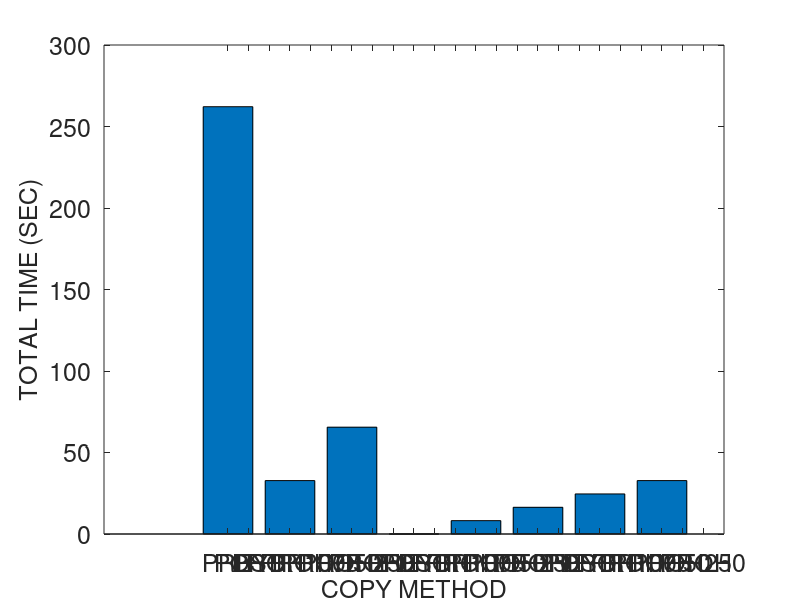
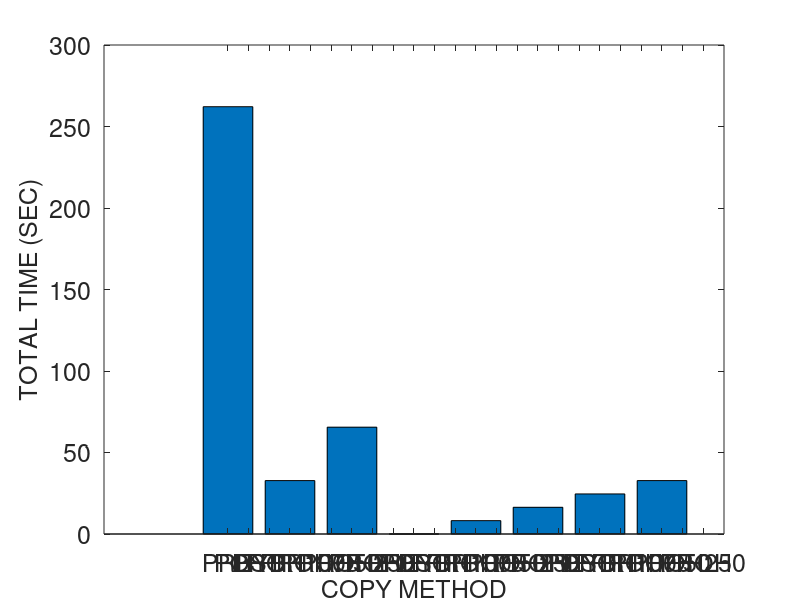
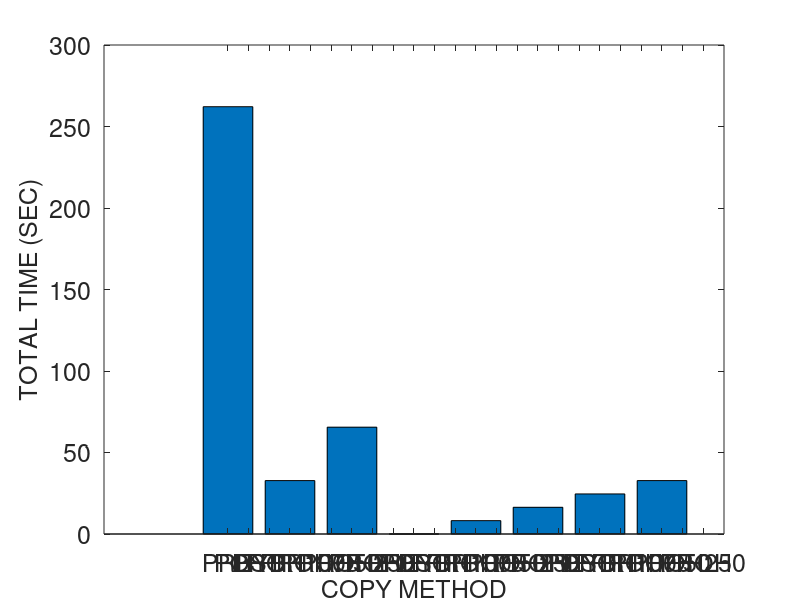
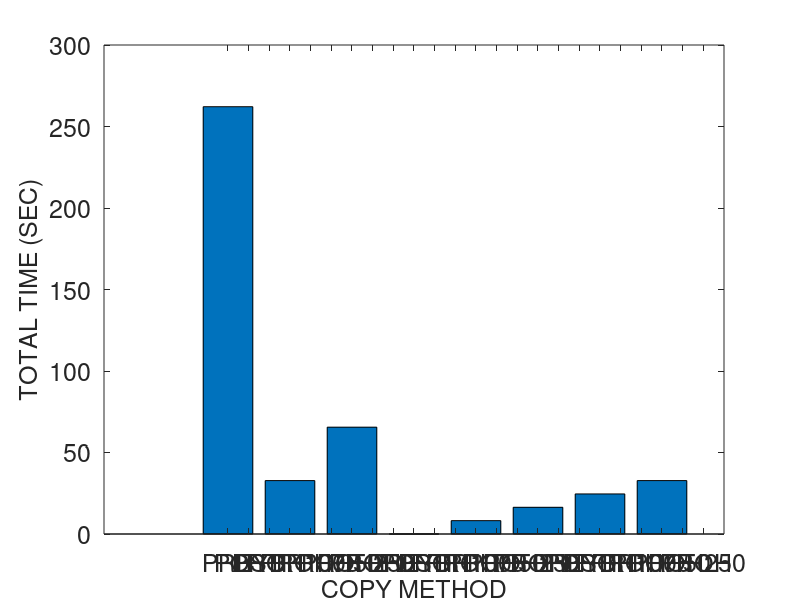

These charts were generated, in order, by the following MATLAB code:
% basic hybrid copy migration
	global wss numpages readrate dirtyrate pagesize b scinfo
	global totaltime downtime totaldata

% memory size in MB
r = 4096
r *= 1024 % convert to KB

% page dirty rate in percent (%): against to total memory pages
readrate = 0
prefix = strcat ("M4G_R", num2str(readrate))
readrate /= 100

dirtyrate = 100 
prefix = strcat (prefix, "_W", num2str(dirtyrate))
dirtyrate /= 100

% prediction accuracy 0 through 1
acc = 1

pagesize = 4 % in KB
numpages = r / pagesize

% delta compression rate
comp = 0.5 

% amount of CPU and device states in KB 
scinfo = 100

% working set size in number of pages
wss = numpages * 0.25

% 0: zero, 1: read, 2: dirtied, 3: inactive data
mem = zeros(1, numpages);

run = 1

%prefix = strcat (prefix, "_acc", num2str(acc), "_r", num2str(run))

% bandwidth in gbps
b = 1000 
b = b * 1024/8 % convert to KB

%fontsize = 10
fontsize = 18
%fontsize = 20

totaltime = 0;
downtime = 0;
totaldata = 0;

A = zeros(8, 3);

%%%%%%%%%%%%%%%%%%%%%%%%%%%%%%
% precopy migration
%%%%%%%%%%%%%%%%%%%%%%%%%%%%%%
fprintf('\n')
disp('==================== Precopy migration ====================')
% iterations
present = numpages * pagesize
iter = 0
while present > 50 && iter < 29 && totaldata < 4*r
	pretime = present / b
	totaltime += pretime
	totaldata += present
	present = numpages * pagesize * dirtyrate 
	%dirts = wss * dirtyrate
	iter += 1
end

% stop-and-copy phase
% stop conditions: 29 iterations, 50 pages, 4 memory size sent
scsent = scinfo + present * pagesize
downtime = scsent / b
totaltime += downtime
totaldata += scsent

% network fault rate
NFR = 0

A (1, 1) = totaltime;
A (1, 2) = downtime;
A (1, 3) = totaldata;

%%%%%%%%%%%%%%%%%%%%%%%%%%%%%%
% postcopy migration
%%%%%%%%%%%%%%%%%%%%%%%%%%%%%%
fprintf('\n')
disp('===================== Postcopy migration ======================')
totaltime = 0;
downtime = 0;
totaldata = 0;

% stop-and-copy phase
scsent = scinfo
downtime = scsent / b
totaltime += downtime
totaldata += scsent

% prepaging (bubbling) and on-demand paging
postsent = r
posttime = postsent/b
totaltime += posttime
totaldata += postsent
% network fault rate
NFR = 0.2

A (2, 1) = totaltime;
A (2, 2) = downtime;
A (2, 3) = totaldata;

%%%%%%%%%%%%%%%%%%%%%%%%%%%%%%
% hybrid copy migration
%%%%%%%%%%%%%%%%%%%%%%%%%%%%%%
fprintf('\n')
disp('==================== Hybrid copy migration ====================')
totaltime = 0;
downtime = 0;
totaldata = 0;

% precopy phase: single iteration
present = r
pretime = present / b
totaltime += pretime
totaldata += present

% stop-and-copy phase
bitmapsize = 500 % KB
scsent = scinfo + bitmapsize
downtime = scsent / b
totaltime += downtime
totaldata += scsent

% postcopy phase: prepaging (bubbling) and on-demand paging
%dirts = wss * dirtyrate
dirts = numpages * dirtyrate
postsent = dirts * pagesize
posttime = postsent/b
totaltime += posttime
totaldata += postsent
% network fault rate
NFR = 0.2

A (3, 1) = totaltime;
A (3, 2) = downtime;
A (3, 3) = totaldata;

%%%%%%%%%%%%%%%%%%%%%%%%%%%%%%
% proactive hybrid copy migration
%%%%%%%%%%%%%%%%%%%%%%%%%%%%%%
%disp(char(10))
fprintf('\n')
disp('=============== Proactive hybrid copy migration ================')

function [tt, dt, td] = prohybrid(acc)
	global wss numpages readrate dirtyrate pagesize b scinfo
	global totaltime downtime totaldata

	totaltime = 0;
	downtime = 0;
	totaldata = 0;

% precopy phase
% LRU, PFR

% scan the dirtied pages
% for dirtied pages
% 	mark dirtied (1)
% 	mem(random (1, wss * 0.1))	
%randperm(int64(wss * 0.1));
% for read pages
% 	mark read (2)
% 	mem (random (wss * 0.1, wss * 0.2))

% for pages
% 	predict read/write

% send the pages most likely to be read and least likely to be dirtied
% do not send the pages most likely to be dirtied
% construct queue with the order of p1/p2
%reads = numpages * 0.4 
% total read rate = wss * read_rate = 0.25 * 0.16 = 0.04 (4%)
%read_rate = 0.16
%read_rate = 0.04 % 4% of total memory
% total write rate = wss * write_rate = 0.25 * 0.16 = 0.04 (4%)
%write_rate = 0.16
%write_rate = 0.04 % 4% of total memory
% simple case: readonly pages (RO) - zero dirtied pages 
%RO = 0.3
	pred_pages = numpages * readrate * acc

% LRU
% for LRU queue
% 	mark sent
%	insert the pages into cache and perform delta compression

	present = pred_pages * pagesize
	pretime = present/b
	totaltime += pretime
	totaldata += present

	% stop-and-copy phase
	% send the CPU and device states
	bitmapsize = 500 % KB
	scsent = scinfo + bitmapsize
	downtime = scsent/b
	totaltime += downtime
	totaldata += scsent

	% postcopy phase
	postsent = (numpages - pred_pages) * pagesize

	% exclude the predicted dirtied pages 
	pred_dirts = numpages * dirtyrate * acc
	postsent = (numpages - pred_pages - pred_dirts) * pagesize
	posttime = postsent/b
	totaltime += posttime
	totaldata += postsent
end

% network fault rate
NFR = 0.2

prohybrid(acc)
A (4, 1) = totaltime;
A (4, 2) = downtime;
A (4, 3) = totaldata;

acc = 0.75
prohybrid(acc);
A (5, 1) = totaltime;
A (5, 2) = downtime;
A (5, 3) = totaldata;

acc = 0.5
prohybrid(acc);
A (6, 1) = totaltime;
A (6, 2) = downtime;
A (6, 3) = totaldata;

acc = 0.25
prohybrid(acc);
A (7, 1) = totaltime;
A (7, 2) = downtime;
A (7, 3) = totaldata;

acc = 0
prohybrid(acc);
A (8, 1) = totaltime;
A (8, 2) = downtime;
A (8, 3) = totaldata

%%%%%%%%%%%%%%%%%%%%%%%%%%%%%%%%%%%%%%%%%%%%%%%%%%%%%%%
%                     plotting
% precopy
% postcopy
% hybrid
% pro-hybrid
%%%%%%%%%%%%%%%%%%%%%%%%%%%%%%%%%%%%%%%%%%%%%%%%%%%%%%%

%prefix = "M4G_R14W14_acc100_r1"
%prefix = strcat ("M4G_R", readrate, "W", dirtyrate, "acc", acc, "r", run)
%prefix = strcat (prefix, "W")
%prefix = strcat (prefix, dirtyrate)

dlmwrite (prefix, A, ' ')

%%%%%%%%%%%%%%%%%%%% total time %%%%%%%%%%%%%%%%%%%%%%
figure;
output = strcat(prefix, ".tt");
%output = prefix
%x = ['PRECOPY', 'POSTCOPY', 'HYBRID', 'PRO-HYBRID'];
x = {'PRE', 'POST', 'HYBR', 'PROH100', 'PROH75', 'PROH50', 'PROH25', 'PROH0'};
%x = {'1', '2', '3', '4', '5', '6', '7', '8'};
xinterval = 3
xintervals = 1:xinterval:xinterval*length(x);
%plot(x, A(:,2)/1000000, x, A(:,3)/1000000, '-.*');
%plot(A(:,2));

%xtics = 1:4:16
%bar(xtics, A(:,1))
%bar(A(:,1), XTicksLabelStyle = Diagonal)
bar(xintervals, A(:,1))
set(gca, 'XTick', 1:24, 'XTickLabel', x, 'FontSize', fontsize)
%set(gca, 'XTick', xintervals, 'XTickLabel', x, 'FontSize', fontsize)
xlabel('COPY METHOD', 'FontSize', fontsize);
ylabel('TOTAL TIME (SEC)', 'FontSize', fontsize);
%legend('PRECOPY', 'POSTCOPY', 'HYBRID', 'PRO-HYBRID');
%bar(x, A(:,1))

saveas (1, strcat(output, ".png"));
saveas (1, strcat(output, ".eps"));
saveas (1, strcat(output, ".emf"));

%%%%%%%%%%%%%%%%%%%% downtime %%%%%%%%%%%%%%%%%%%%%%
figure;
output = strcat(prefix, ".dt");

bar(A(:,2))
set(gca, 'XTick', 1:8, 'XTickLabel', x, 'FontSize', fontsize)
xlabel('COPY METHOD', 'FontSize', fontsize);
ylabel('DOWNTIME (SEC)', 'FontSize', fontsize);

saveas (1, strcat(output, ".png"));
saveas (1, strcat(output, ".eps"));
saveas (1, strcat(output, ".emf"));

%%%%%%%%%%%%%%%%%%%% total data %%%%%%%%%%%%%%%%%%%%%%
figure;
output = strcat(prefix, ".td");

bar(A(:,3))
set(gca, 'XTick', 1:8, 'XTickLabel', x, 'FontSize', fontsize)
xlabel('COPY METHOD', 'FontSize', fontsize);
ylabel('TOTAL DATA TRANSFERRED (KB)', 'FontSize', fontsize);

saveas (1, strcat(output, ".png"));
saveas (1, strcat(output, ".eps"));
saveas (1, strcat(output, ".emf"));
